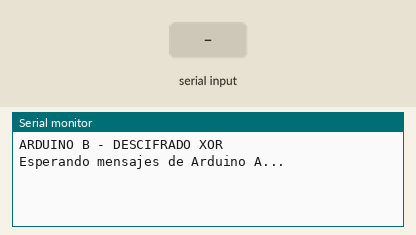
Simulated run of this sketch. Board: Arduino Uno, built with avr-gcc and run on an emulated ATmega328P. Shown: the last lines printed to the serial monitor. The inputs (shaded band) are chosen by the test bench.

Above: at 1.2 s.
1.3 s: "1\n" received over the second serial link
At 2.5 s:
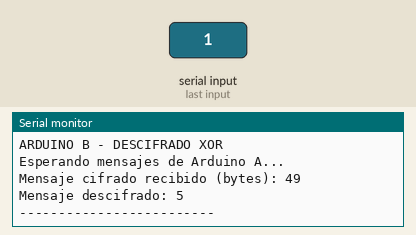
2.8 s: "0\n" received over the second serial link
At 4.0 s:
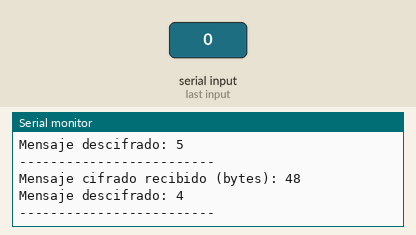
4.3 s: "2\n" received over the second serial link
At 5.1 s:
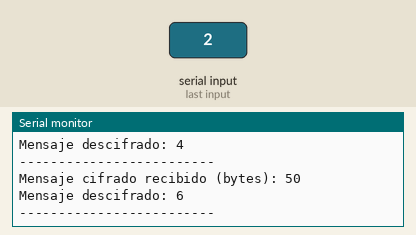

The sketch:

Emisor.ino
```cpp
#include <SoftwareSerial.h>

const byte llaveXOR = 0b00000100;

// RX, TX
SoftwareSerial enlace(10, 11);

void setup() {
  Serial.begin(9600);
  enlace.begin(9600);

  Serial.println("ARDUINO B - DESCIFRADO XOR");
  Serial.println("Esperando mensajes de Arduino A...");
}

void loop() {
  static String mensajeCifrado = "";

  while (enlace.available() > 0) {
    byte dato = enlace.read();

    if (dato == '\n') {
      String mensajeDescifrado = "";

      Serial.print("Mensaje cifrado recibido (bytes): ");

      for (unsigned int i = 0; i < mensajeCifrado.length(); i++) {
        byte cifrado = (byte)mensajeCifrado[i];

        // Mostrar los bytes cifrados
        Serial.print(cifrado);
        Serial.print(" ");

        // Recuperar el carácter original
        byte original = cifrado ^ llaveXOR;
        mensajeDescifrado += (char)original;
      }

      Serial.println();
      Serial.print("Mensaje descifrado: ");
      Serial.println(mensajeDescifrado);
      Serial.println("-------------------------");

      mensajeCifrado = "";
    } else {
      mensajeCifrado += (char)dato;
    }
  }
}
```

Measured:
- after the input at 1.3 s, the serial monitor: prints a new line at once (image 1)
- after the input at 2.8 s, the serial monitor: prints a new line at once (image 2)
- after the input at 4.3 s, the serial monitor: prints a new line at once (image 3)
